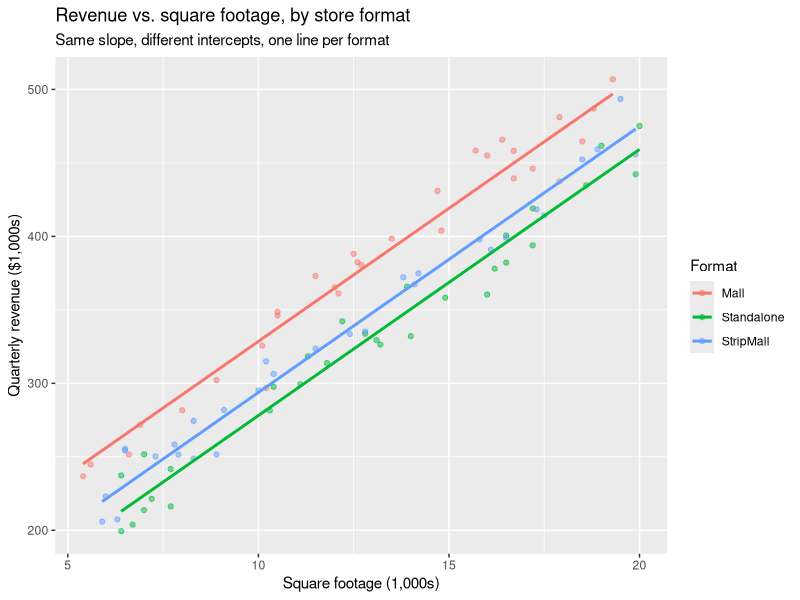

This figure's R source:
## ---- chunk 1
#| echo: true
#| message: false
library(tidyverse)

set.seed(2025)
n_per <- 30
format <- rep(c("Mall", "Standalone", "StripMall"), each = n_per)
sq_ft <- round(runif(3 * n_per, 5, 20), 1)

#simulate the data: same slope on sq_ft, different baseline revenue by format
intercepts <- c(Mall = 150, Standalone = 100, StripMall = 120)
revenue <- intercepts[format] + 18 * sq_ft + rnorm(3 * n_per, 0, 15)

stores <- tibble(format = format, sq_ft = sq_ft, revenue = round(revenue, 1))
## ---- chunk 2
#| echo: true
model <- lm(revenue ~ sq_ft + format, data = stores)
summary(model)
## ---- chunk 3
#| echo: false
ggplot(stores, aes(x = sq_ft, y = revenue, color = format)) +
  geom_point(alpha = 0.5) +
  geom_line(aes(y = predict(model)), linewidth = 1) +
  labs(title = "Revenue vs. square footage, by store format",
       subtitle = "Same slope, different intercepts, one line per format",
       x = "Square footage (1,000s)", y = "Quarterly revenue ($1,000s)", color = "Format")
## ---- chunk 4
#| echo: true
model_sqft_only <- lm(revenue ~ sq_ft, data = stores)
summary(model_sqft_only)$adj.r.squared
summary(model)$adj.r.squared
